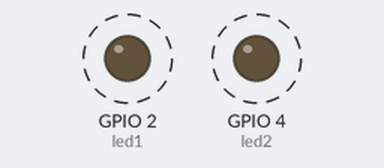
Bench run of a sketch on a simulated ESP32. Shown: output pins drawn as LEDs (lit = HIGH). Dashed ring = blinking. What the sketch prints to the serial monitor is not drawn.

Above: at 1.5 s.
Timing chart, 0 to 5.6 s (numbered marks = the images above):
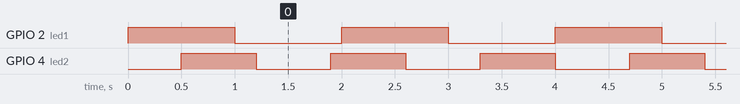

The sketch:

sketch_dualcore.ino
```cpp
TaskHandle_t Task1;
TaskHandle_t Task2;

const int led1 = 2;
const int led2 = 4;

void setup() {
  Serial.begin(115200);
  pinMode(led1, OUTPUT);
  pinMode(led2, OUTPUT);

  xTaskCreatePinnedToCore(
    Task1code,  // task function
    "Task1",    // name of task
    10000,      // stack size of task
    NULL,       // parameter of task
    1,          // priority of task
    &Task1,     // task handle
    0           // cpu core no
  );
  delay(500);

  xTaskCreatePinnedToCore(
    Task2code,  // task function
    "Task2",    // name of task
    10000,      // stack size of task
    NULL,       // parameter of task
    1,          // priority of task
    &Task2,     // task handle
    1           // cpu core no
  );
  delay(500);
}

void Task1code(void* pvParameters) {
  Serial.print("Task1 running on core ");
  Serial.println(xPortGetCoreID());

  for (;;) {
    digitalWrite(led1, HIGH);
    delay(1000);
    digitalWrite(led1, LOW);
    delay(1000);
  }
}

void Task2code(void* pvParameters) {
  Serial.print("Task2 running on core ");
  Serial.println(xPortGetCoreID());

  for (;;) {
    digitalWrite(led2, HIGH);
    delay(700);
    digitalWrite(led2, LOW);
    delay(700);
  }
}

void loop() {

}
```

Measured:
- by itself, GPIO 2 (led1): alternates HIGH for 1.0 s and LOW for 1.0 s
- by itself, GPIO 4 (led2): alternates HIGH for 0.70 s and LOW for 0.70 s
